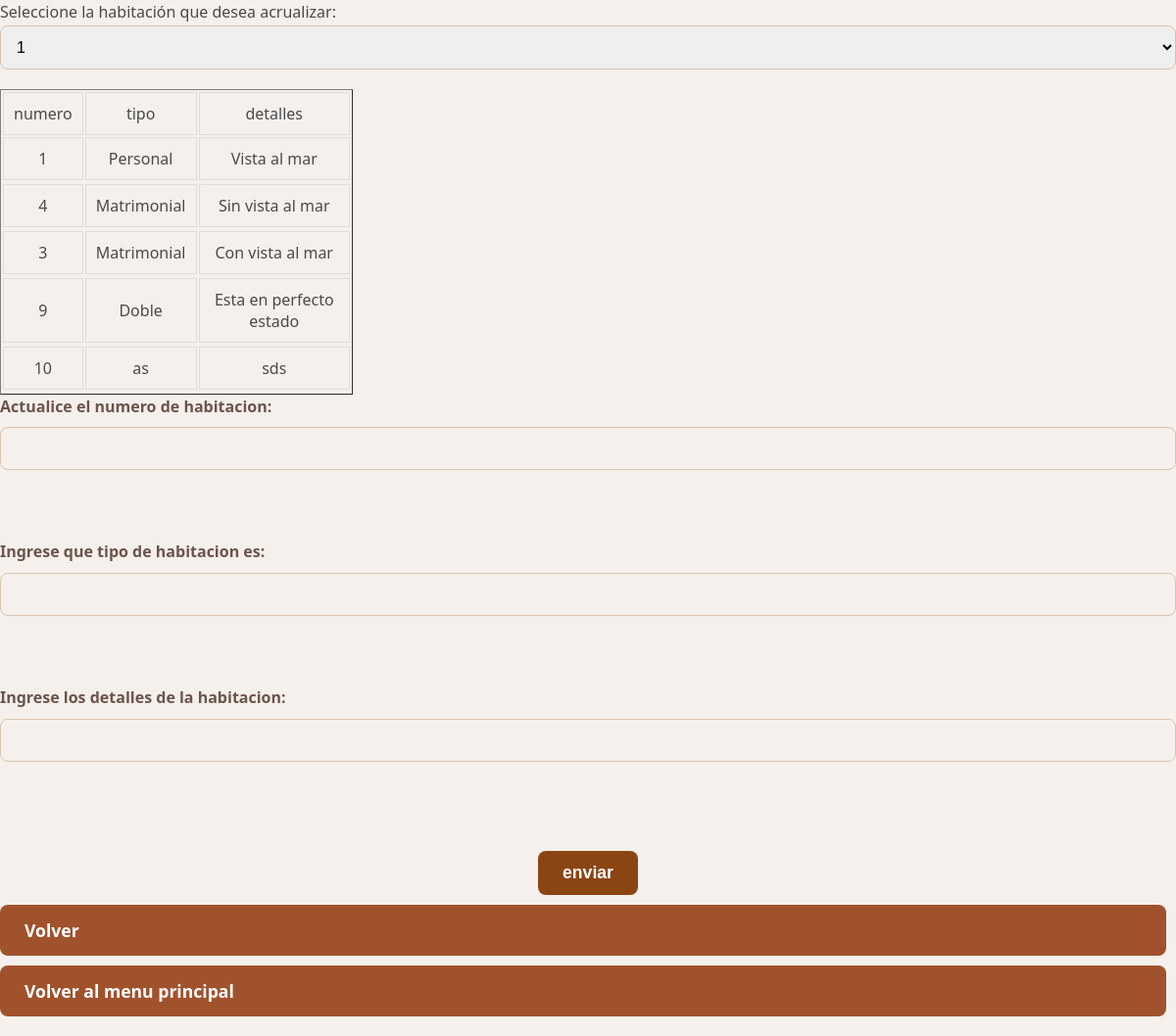
The page /Update/actualizarhabitacion.php on the database its author committed.
### tables this page shows
CREATE TABLE `rooms` (
  `id` int(11) NOT NULL,
  `number` int(11) NOT NULL,
  `type` varchar(20) NOT NULL,
  `features` varchar(50) NOT NULL
);

### Update/actualizarhabitacion.php (the view, shortened to what this page needs)
<?php
include_once("../Conexion/conexion.php");
	$consulta = mysqli_query($link,"SELECT * FROM rooms");
	echo "<table border=1 width=30%>";
	echo "<tr>
		  <td><center>numero</center></td>
		  <td><center>tipo</center></td>
		  <td><center>detalles</center></td>
		  </tr>";
	while ($fila=mysqli_fetch_array($consulta))
	{
		echo "<tr>
			  <td><center>$fila[1]</center></td>
			  <td><center>$fila[2]</center></td>
			  <td><center>$fila[3]</center></td>
              <tr>";
    }
$usuarios = mysqli_query($link, "SELECT * FROM rooms");
echo "<select id='habitacion' name='habitacion'>";
while ($fila = mysqli_fetch_assoc($usuarios)) {
    echo "<option value='" . $fila['id'] . "'>" . $fila['number'] . "</option>";
}
echo "</select>";
?>
	<head>
   <link rel='stylesheet' type='text/css' media='screen' href='../style.css'>
	</head>
 <form method="POST">
<label>Actualice el numero de habitacion:</label>
<input type="number" name="number"><br><br>
<label>Ingrese que tipo de habitacion es:</label>
<input type="text" name="type"><br><br>
<label>Ingrese los detalles de la habitacion:</label>
<input type="text" name="features"><br><br>
<input type="submit" name="enviar" value="enviar">
 </form>
 <a href="actualizarhabitacion.php" class="button">Volver</a>
 <a href="../paneladminitrador.html" class="button">Volver al menu principal</a>

### style.css (style rules this page uses)
form { background-color: #ffffff; padding: 40px; border-radius: 12px; box-shadow: 0 8px 20px rgba(0, 0, 0, 0.15); width: 90%; max-width: 500px; margin: 50px auto; box-sizing: border-box; text-align: left; }
label { display: block; margin-bottom: 8px; font-weight: 600; color: #6C544B; }
input[type="text"], input[type="password"], input[type="date"], input[type="email"], input[type="number"], select { width: 100%; padding: 12px; margin-bottom: 20px; border: 1px solid #D9C3B0; border-radius: 8px; font-size: 1em; box-sizing: border-box; transition: all 0.3s ease; }
input[type="submit"] { background-color: #8B4513; color: white; padding: 12px 25px; border: none; border-radius: 8px; cursor: pointer; font-size: 1.1em; font-weight: 600; transition: background-color 0.3s ease, transform 0.2s ease; width: auto; display: block; margin: 20px auto 0 auto; }
input { border-bottom: 1px solid #C5B09B; border-left: none; border-right: none; border-top: none; background: none; }
.button, .a { background-color: #A0522D; color: white; padding: 12px 25px; border: none; border-radius: 8px; cursor: pointer; font-size: 1.1em; font-weight: 600; text-decoration: none; display: inline-block; margin: 10px 10px 0 0; transition: background-color 0.3s ease, transform 0.2s ease; }
th, td { border: 1px solid #ddd; padding: 10px; text-align: center; }

### rows shown on the page
rooms: number "1", type "Personal", features "Vista al mar"
rooms: number "4", type "Matrimonial", features "Sin vista al mar"
rooms: number "3", type "Matrimonial", features "Con vista al mar"
rooms: number "9", type "Doble", features "Esta en perfecto estado"
rooms: number "10", type "as", features "sds"

### other values the page prints
form field habitacion "1"
